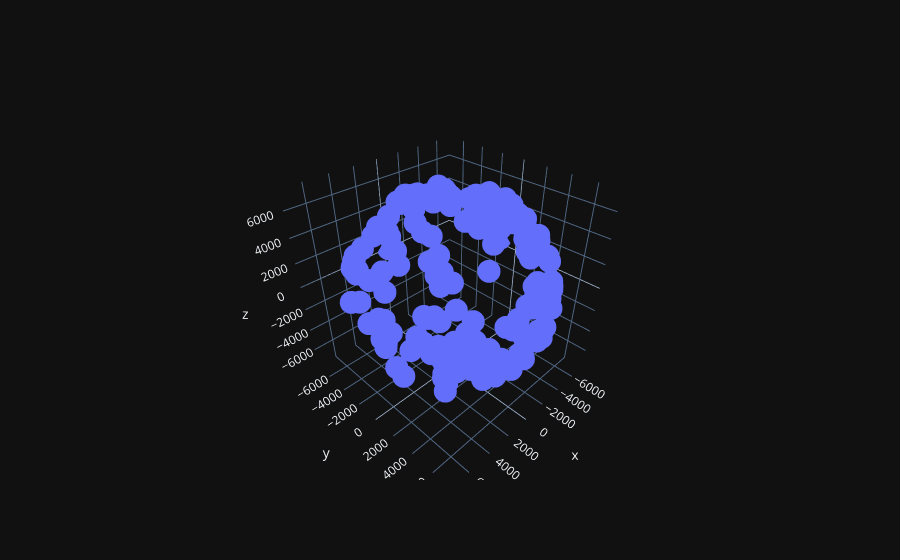
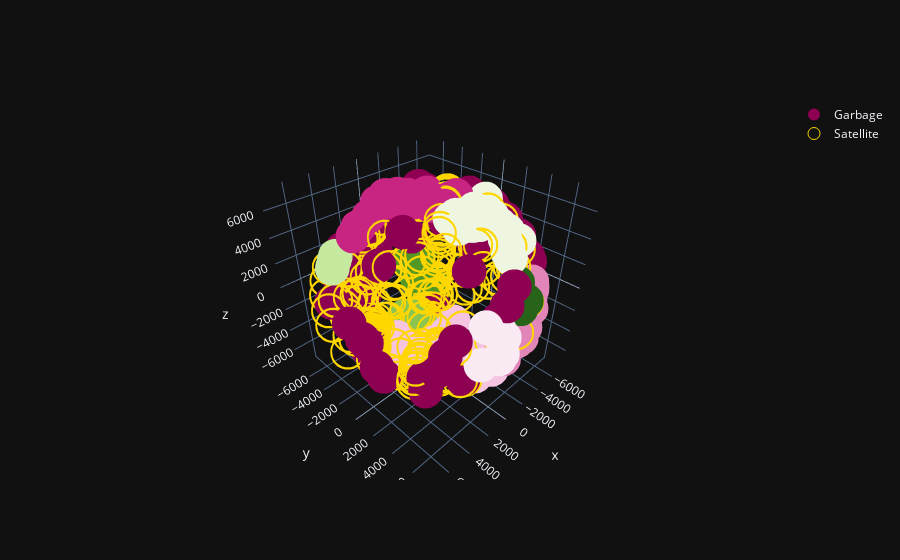

The notebook cell these images were saved under, in order:
### Code cell
# DBSCAN for iridium garbage
with open('../Data/iridium.csv') as f:
        lines = omm.parse_csv(f)
        fields = [field for field in lines]

Iridium_G = []
result_iridium = []

for field in fields:
    sat = Satrec()
    satellite = omm.initialize(sat, field)
    jd, fr = xd, xr
    e, r, v = sat.sgp4(jd, fr)
    Iridium_G.append(r)
    result_iridium.append([field['OBJECT_NAME'],field['OBJECT_ID'],field['EPOCH'], *r])
    
    

data_garbage_iridium = np.array(Iridium_G)
data_garbage_iridium = data_garbage_iridium[~np.isnan(data_garbage_iridium).any(axis=1)]


result_iridium = pd.DataFrame(result_iridium,columns=['OBJECT_NAME','OBJECT_ID','EPOCH','x','y','z']).dropna()


fig = go.Figure(data=[go.Scatter3d(x=data_garbage_iridium[:,0], y=data_garbage_iridium[:,1], z=data_garbage_iridium[:,2],
                                   mode='markers')])
fig.show()

model = DBSCAN(eps=1570, min_samples=4)
model.fit_predict(data_garbage_iridium)
pred_iridium = model.fit_predict(data_garbage_iridium)

fig = go.Figure(data=[go.Scatter3d(x=data_garbage_iridium[:,0], y=data_garbage_iridium[:,1], z=data_garbage_iridium[:,2],
                                   mode='markers',name="Garbage", marker={"size":12, "color":pred_iridium})])

fig.add_trace(go.Scatter3d(x=data_satellite[:,0], y=data_satellite[:,1], z=data_satellite[:,2], mode='markers',marker_symbol='circle-open',name="Satellite", marker={"size":12, "color":'gold'}))

fig.show()

print("number of cluster found: {}".format(len(set(model.labels_))))
print('cluster for each point: ', model.labels_)

### Figure 1 — Plotly figure (JSON) as saved in the notebook; plotly's stock layout.template omitted (floating-point values rounded to 4 significant figures; data arrays with more than 128 entries replaced by an {"elided": "..."} marker saying what was removed)
{"data": [{"mode": "markers", "x": {"elided": "170 float values"}, "y": {"elided": "170 float values"}, "z": {"elided": "170 float values"}, "type": "scatter3d"}], "layout": {}}

### Figure 2 — Plotly figure (JSON) as saved in the notebook; plotly's stock layout.template omitted (floating-point values rounded to 4 significant figures; data arrays with more than 128 entries replaced by an {"elided": "..."} marker saying what was removed)
{"data": [{"marker": {"color": {"elided": "170 int values"}, "size": 12}, "mode": "markers", "name": "Garbage", "x": {"elided": "170 float values"}, "y": {"elided": "170 float values"}, "z": {"elided": "170 float values"}, "type": "scatter3d"}, {"marker": {"color": "gold", "size": 12, "symbol": "circle-open"}, "mode": "markers", "name": "Satellite", "x": {"elided": "203 float values"}, "y": {"elided": "203 float values"}, "z": {"elided": "203 float values"}, "type": "scatter3d"}], "layout": {}}
